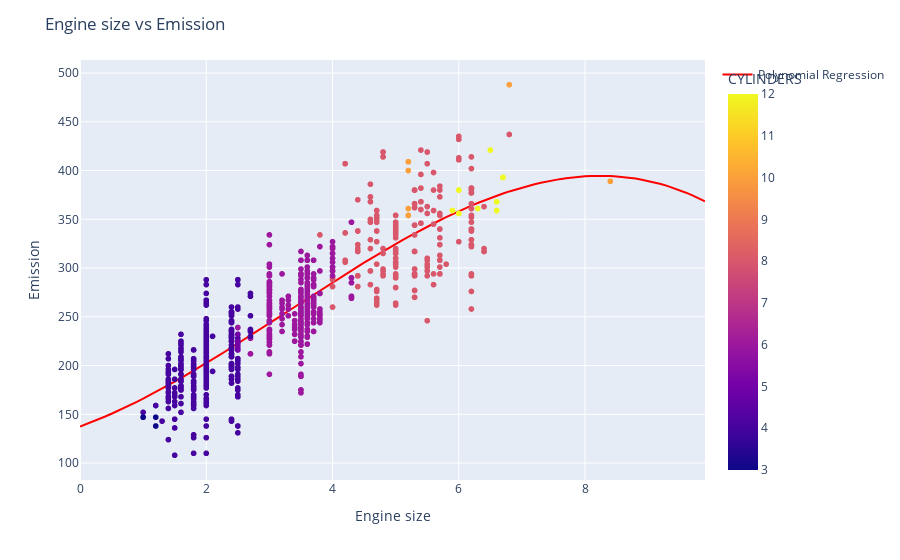

The code cell stored with this chart in its notebook:
### Markdown cell above
use a polynomial regression with the dataset but this time with degree three (cubic).

### Code cell
poly3 = PolynomialFeatures(degree=3)
train_x_poly3 = poly3.fit_transform(x_train)
clf3 = linear_model.LinearRegression()
train_y3_ = clf3.fit(train_x_poly3, y_train)

# The coefficients
print("Coefficients: ", clf3.coef_)
print("Intercept: ", clf3.intercept_)

xx = np.arange(0.0, 10.0, 0.1)
yy = (
    clf3.intercept_[0]
    + clf3.coef_[0][1] * xx
    + clf3.coef_[0][2] * np.power(xx, 2)
    + clf3.coef_[0][3] * np.power(xx, 3)
)

fig = px.scatter(cdf, x="ENGINESIZE", y="CO2EMISSIONS", color="CYLINDERS")
fig.update_layout(
    title="Engine size vs Emission",
    xaxis_title="Engine size",
    yaxis_title="Emission",
)
fig.add_trace(
    go.Scatter(
        x=xx,
        y=yy,
        mode="lines",
        name="Polynomial Regression",
        line=dict(color="red", width=2),
    )
)
fig.show()

x_test_poly3 = poly3.fit_transform(x_test)
y_test_ = clf3.predict(x_test_poly3)
print("Mean absolute error: %.2f" % np.mean(np.absolute(y_test_ - y_test)))
print("Residual sum of squares (MSE): %.2f" % np.mean((y_test_ - y_test) ** 2))
print("R2-score: %.2f" % r2_score(y_test, y_test_))

### Figure 1 — Plotly figure (JSON) as saved in the notebook; plotly's stock layout.template omitted (floating-point values rounded to 4 significant figures; data arrays with more than 128 entries replaced by an {"elided": "..."} marker saying what was removed)
{"data": [{"hovertemplate": "ENGINESIZE=%{x}<br>CO2EMISSIONS=%{y}<br>CYLINDERS=%{marker.color}<extra></extra>", "legendgroup": "", "marker": {"color": {"elided": "1067 int values"}, "coloraxis": "coloraxis", "symbol": "circle"}, "mode": "markers", "name": "", "showlegend": false, "type": "scattergl", "x": {"elided": "1067 float values"}, "xaxis": "x", "y": {"elided": "1067 int values"}, "yaxis": "y"}, {"line": {"color": "red", "width": 2}, "mode": "lines", "name": "Polynomial Regression", "type": "scatter", "x": [0, 0.1, 0.2, 0.3, 0.4, 0.5, 0.6, 0.7, 0.8, 0.9, 1, 1.1, 1.2, 1.3, 1.4, 1.5, 1.6, 1.7, 1.8, 1.9, 2, 2.1, 2.2, 2.3, 2.4, 2.5, 2.6, 2.7, 2.8, 2.9, 3, 3.1, 3.2, 3.3, 3.4, 3.5, 3.6, 3.7, 3.8, 3.9, 4, 4.1, 4.2, 4.3, 4.4, 4.5, 4.6, 4.7, 4.8, 4.9, 5, 5.1, 5.2, 5.3, 5.4, 5.5, 5.6, 5.7, 5.8, 5.9, 6, 6.1, 6.2, 6.3, 6.4, 6.5, 6.6, 6.7, 6.8, 6.9, 7, 7.1, 7.2, 7.3, 7.4, 7.5, 7.6, 7.7, 7.8, 7.9, 8, 8.1, 8.2, 8.3, 8.4, 8.5, 8.6, 8.7, 8.8, 8.9, 9, 9.1, 9.2, 9.3, 9.4, 9.5, 9.6, 9.7, 9.8, 9.9], "y": [137.5, 139.9, 142.4, 145.0, 147.7, 150.5, 153.5, 156.5, 159.6, 162.7, 166.0, 169.4, 172.8, 176.3, 179.8, 183.5, 187.1, 190.9, 194.7, 198.5, 202.4, 206.4, 210.4, 214.4, 218.5, 222.5, 226.7, 230.8, 235.0, 239.1, 243.3, 247.5, 251.7, 255.9, 260.2, 264.4, 268.6, 272.8, 276.9, 281.1, 285.2, 289.3, 293.4, 297.5, 301.5, 305.5, 309.4, 313.3, 317.2, 320.9, 324.7, 328.4, 332.0, 335.5, 339.0, 342.4, 345.8, 349.0, 352.2, 355.3, 358.3, 361.2, 364.0, 366.7, 369.3, 371.8, 374.2, 376.4, 378.6, 380.6, 382.5, 384.3, 386.0, 387.5, 388.9, 390.1, 391.2, 392.1, 392.9, 393.6, 394.0, 394.4, 394.5, 394.5, 394.3, 393.9, 393.4, 392.6, 391.7, 390.6, 389.3, 387.8, 386.1, 384.2, 382.1, 379.8, 377.3, 374.5, 371.6, 368.4]}], "layout": {"coloraxis": {"colorbar": {"title": {"text": "CYLINDERS"}}, "colorscale": [[0, "#0d0887"], [0.1111, "#46039f"], [0.2222, "#7201a8"], [0.3333, "#9c179e"], [0.4444, "#bd3786"], [0.5556, "#d8576b"], [0.6667, "#ed7953"], [0.7778, "#fb9f3a"], [0.8889, "#fdca26"], [1, "#f0f921"]]}, "legend": {"tracegroupgap": 0}, "margin": {"t": 60}, "title": {"text": "Engine size vs Emission"}, "xaxis": {"anchor": "y", "domain": [0, 1], "title": {"text": "Engine size"}}, "yaxis": {"anchor": "x", "domain": [0, 1], "title": {"text": "Emission"}}}}
